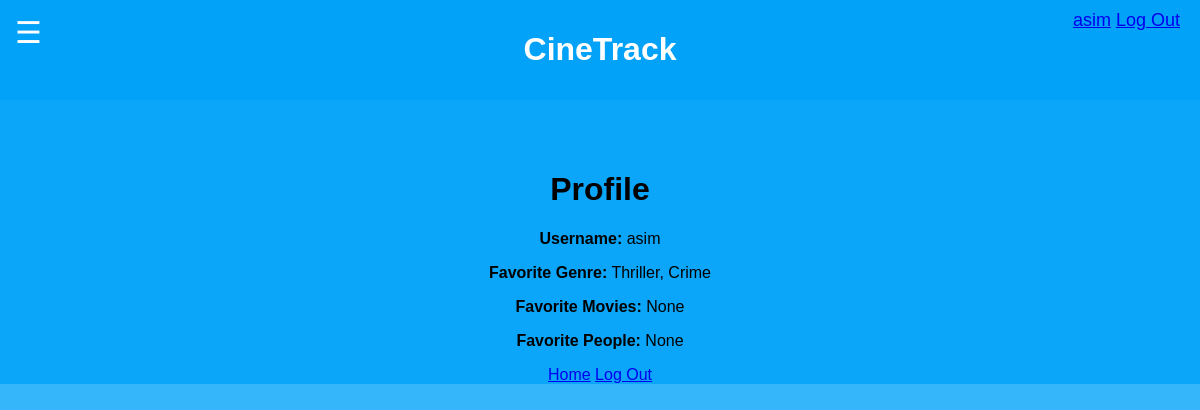
The page /profile (signed in) on the database its author committed.
### MRS15/models.py (models this page shows)
class User(db.Model):
    id = db.Column(db.Integer, primary_key=True)
    username = db.Column(db.String(150), unique=True, nullable=False)
    password = db.Column(db.String(150), nullable=False)
    favorite_genre = db.Column(db.String(150), nullable=True)
    favorite_movies = db.Column(db.String(150), nullable=True)
    favorite_people = db.Column(db.String(150), nullable=True)
    sent_requests = db.relationship('FriendRequest', foreign_keys='FriendRequest.sender_id', backref='sender', lazy='dynamic')
    received_requests = db.relationship('FriendRequest', foreign_keys='FriendRequest.receiver_id', backref='receiver', lazy='dynamic')
    friends = db.relationship('Friendship', primaryjoin='or_(User.id==Friendship.user_id1, User.id==Friendship.user_id2)', lazy='dynamic')

### MRS15/routes.py (the view)
@main.route('/profile')
def profile():
    if 'user_id' not in session:
        flash('Please log in to view your profile.', 'danger')
        return redirect(url_for('main.login'))
    user_id = session['user_id']
    user = User.query.get(user_id)
    genre_ids = [int(genre_id) for genre_id in user.favorite_genre.split(',')] if user.favorite_genre else []
    genres = Genre.query.filter(Genre.id.in_(genre_ids)).all()
    genre_names = [genre.name for genre in genres]
    return render_template('profile.html', user=user, genre_names=genre_names)

### MRS15/templates/profile.html (shortened to what this page needs)
{% extends "base.html" %}
{% block content %}
    <div class="container" style="text-align: center;">
        <h1>Profile</h1>
        <p><strong>Username:</strong> {{ user.username }}</p>
        <p><strong>Favorite Genre:</strong>
            {% if genre_names %}
                {{ genre_names | join(', ') }}
            {% else %}
                No favorite genres selected.
            {% endif %}
        </p>
        <p><strong>Favorite Movies:</strong> {{ user.favorite_movies }}</p>
        <p><strong>Favorite People:</strong> {{ user.favorite_people }}</p>
        <a href="{{ url_for('main.home') }}">Home</a>
        <a href="{{ url_for('main.logout') }}">Log Out</a>
    </div>
{% endblock %}

### MRS15/templates/base.html (shortened to what this page needs)
<!DOCTYPE html>
<html lang="en">
<head>
    <link rel="stylesheet" href="{{ url_for('static', filename='style.css') }}">
    <link rel="stylesheet" href="https://cdnjs.cloudflare.com/ajax/libs/font-awesome/5.15.4/css/all.min.css">
</head>
<body>
    {% if 'user_id' in session %}
        <div class="hamburger" onclick="toggleNav()">&#9776;</div>
    {% endif %}
    <header>
        <h1><strong>CineTrack</strong></h1>
        {% if 'user_id' in session %}
            <div class="user-info">
                <a href="{{ url_for('main.profile') }}">{{ session['username'] }}</a>
                <a href="{{ url_for('main.logout') }}">Log Out</a>
            </div>
        {% endif %}
    </header>
    <main>
        {% block content %}{% endblock %}
    </main>
</body>
</html>

### MRS15/static/style.css (style rules this page uses)
body, html { margin: 0; padding: 0; font-family: Arial, sans-serif; background-color: #00a2f9ca; }
header { background-color: #00a2f9ca; color: white; padding: 10px 0; text-align: center; position: relative; }
header .user-info { position: absolute; top: 10px; right: 20px; }
main { display: flex; justify-content: center; align-items: center; flex-direction: column; }
body { font-family: Arial, sans-serif; }
.hamburger { color: white; font-size: 30px; cursor: pointer; position: fixed; top: 15px; left: 15px; z-index: 100; }
.user-info { position: fixed; top: 15px; right: 15px; font-size: 18px; }
.container { margin-top: 50px; }

### rows shown on the page
User: username "asim", favorite_movies "None", favorite_people "None"

### other values the page prints
{{ genre_names | join(', ') }} "Thriller, Crime"
